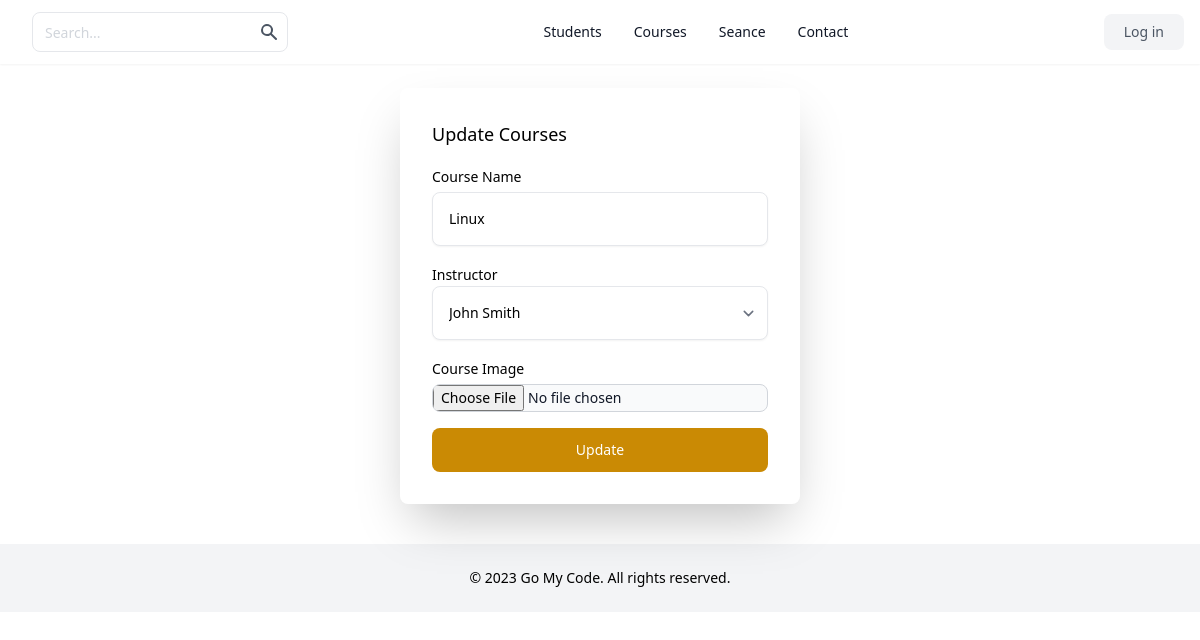
/courses/update.php?id=17, run on an earlier commit of the app's database.
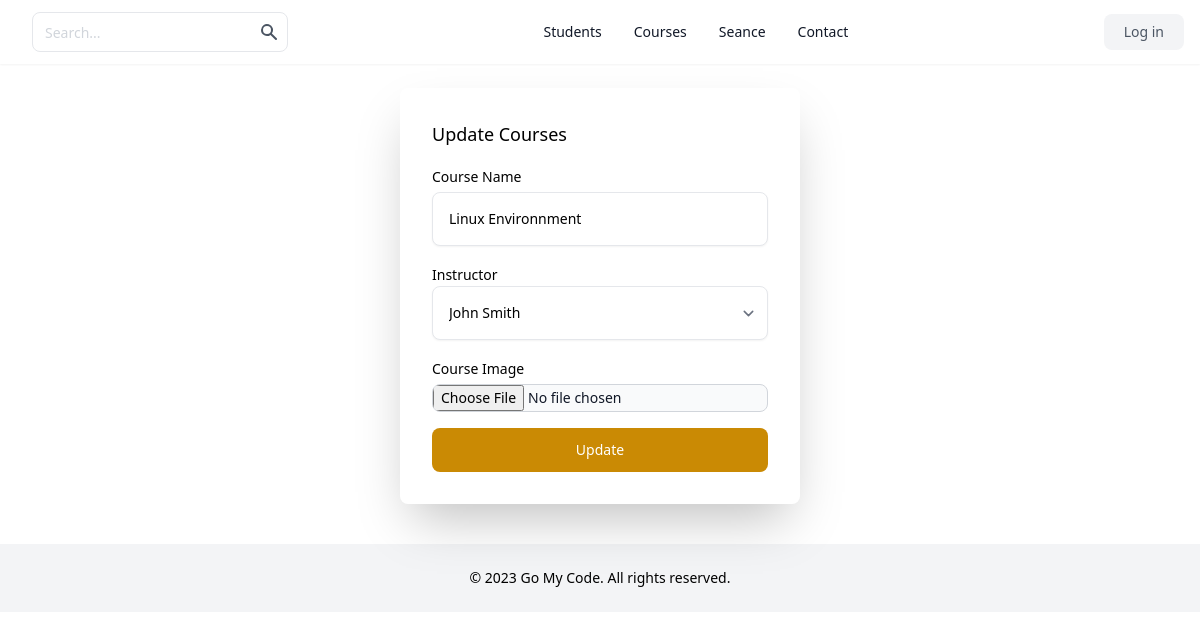
And on a later commit of the database.
### tables this page shows
CREATE TABLE `courses` (
  `id` int(11) NOT NULL AUTO_INCREMENT,
  `course_name` varchar(255) NOT NULL,
  `id_user` int(11) NOT NULL,
  `course_image_path` varchar(255) NOT NULL,
  PRIMARY KEY (`id`),
  KEY `id_user` (`id_user`),
  CONSTRAINT `courses_ibfk_1` FOREIGN KEY (`id_user`) REFERENCES `users` (`id`)
);

### courses/update.php (the view, shortened to what this page needs)
<?php
require_once('../inc/header.php');
include('../inc/db.php');
?>
<header aria-label="Site Header" class="shadow-sm">
    <div class="mx-auto flex h-16 max-w-screen-xl items-center justify-between px-4">
        <div class="flex items-center gap-4">
            <form class="mb-0 hidden lg:flex">
                <div class="relative">
                    <input class="h-10 rounded-lg border-gray-200 pr-10 text-sm placeholder-gray-300 focus:z-10" placeholder="Search..." type="text" />
                    <button type="submit" class="absolute inset-y-0 right-0 mr-px rounded-r-lg p-2 text-gray-600">
                        <svg class="h-5 w-5" fill="currentColor" viewbox="0 0 20 20" xmlns="http://www.w3.org/2000/svg">
                            <path clip-rule="evenodd" d="M8 4a4 4 0 100 8 4 4 0 000-8zM2 8a6 6 0 1110.89 3.476l4.817 4.817a1 1 0 01-1.414 1.414l-4.816-4.816A6 6 0 012 8z" fill-rule="evenodd"></path>
                        </svg>
                    </button>
                </div>
            </form>
        </div>
        <nav aria-label="Site Nav" class="hidden items-center justify-center gap-8 text-sm font-medium lg:flex lg:w-0 lg:flex-1">
            <a class="text-gray-900" href="../students/">Students</a>
            <a class="text-gray-900" href="../course/">Courses</a>
            <a class="text-gray-900" href="../seance/">Seance</a>
            <a class="text-gray-900" href="">Contact</a>
        </nav>
        <div class="hidden items-center gap-4 lg:flex">
            <a href="#" class="rounded-lg bg-gray-100 px-5 py-2 text-sm font-medium text-gray-600">
                Log in
            </a>
        </div>
    </div>
</header>
<div class="flex justify-center">
    <?php if (isset($_GET['id'])) {
        $id = $_GET['id'];
        $query = $conn->prepare("select * from courses where id=$id");
        $query->execute();
        $course = $query->fetch();
    }; ?>
    <form action="update.php" method="POST" enctype="multipart/form-data" class="mt-6 mb-0 space-y-4 rounded-lg p-8 w-[400px] md:shadow-2xl xl:shadow-2xl">
        <p class="text-lg font-medium">Update Courses</p>
        <div>
            <label for="course_name" class="text-sm font-medium">Course Name</label>
            <div class="relative mt-1">
                <input type="text" id="name" name="course_name" value="<?= $course['course_name'] ?>" class="w-full rounded-lg border-gray-200 p-4 pr-12 text-sm shadow-sm" />
            </div>
        </div>
        <div class="relative mt-1">
            <label for="course_name" class="text-sm font-medium">Instructor</label>
            <select name="id_user" class="w-full rounded-lg border-gray-200 p-4 pr-12 text-sm shadow-sm">
                <?php
                $stmt = $conn->prepare('select * from users ');
                $stmt->execute();
                $users = $stmt->fetchAll();
                foreach ($users as $key => $value) {
                ?>
                    <option value="<?= $value['id'] ?>"><?= $value['name'] ?></option>
                <?php } ?>
            </select>
        </div>
        <div>
            <div class="relative mt-1">
                <label for="course_name" class="text-sm font-medium">Course Image</label>
                <div class="relative mt-1">
                    <input class="block w-full text-sm text-gray-900 border border-gray-300 rounded-lg cursor-pointer bg-gray-50 dark:text-gray-400 focus:outline-none dark:bg-gray-700 dark:border-gray-600 dark:placeholder-gray-400" id="file_input" type="file" name="course_image">
                </div>
            </div>
        </div>
        <button type="submit" name="update" class="block w-full rounded-lg bg-yellow-600 px-5 py-3 text-sm font-medium text-white">
            Update
        </button>
    </form>
</div>
<?php require_once('../inc/footer.php') ?>
<?php require_once('../inc/footer.php') ?>

What changed in the data, as far as the page shows it:
changed courses: course_name "Linux" → "Linux Environnment"
